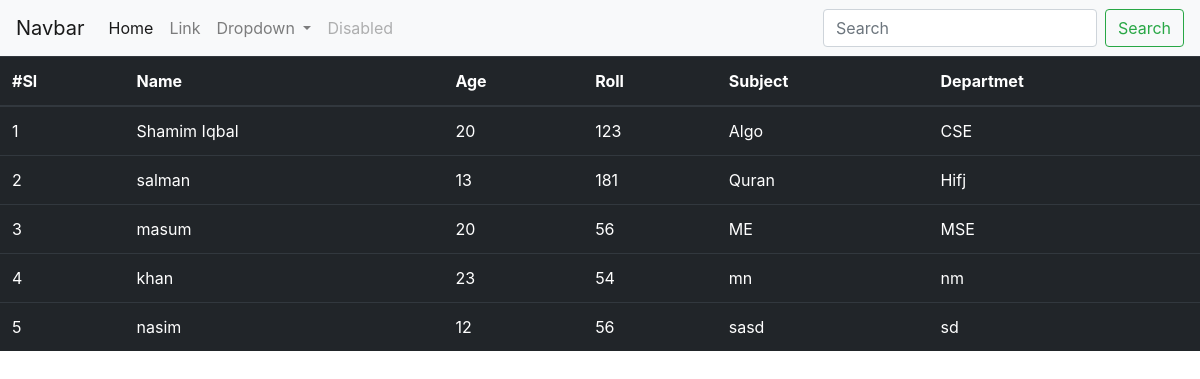
The page /student/std/ on the database its author committed.
### student/models.py (models this page shows, shortened)
class StudentInfo(models.Model):
		name = models.CharField(max_length=50)
		age = models.IntegerField()
		roll = models.IntegerField()
		subject = models.CharField(max_length=10)
		department = models.CharField(max_length=15)

### student/views.py (the view)
# urls.py: path('std/', student_list),
def student_list(request):
	all_student = StudentInfo.objects.all()
	context = { 'student':all_student}
	return render(request,'student/index.html',context)

### templates/student/index.html (shortened to what this page needs)
<!doctype html>
<html lang="en">
  <head>
    <link rel="stylesheet" href="https://maxcdn.bootstrapcdn.com/bootstrap/4.0.0/css/bootstrap.min.css">
  </head>
  <body>
  	<nav class="navbar navbar-expand-lg navbar-light bg-light">
  <a class="navbar-brand" href="#">Navbar</a>
  <div class="collapse navbar-collapse" id="navbarSupportedContent">
    <ul class="navbar-nav mr-auto">
      <li class="nav-item active">
        <a class="nav-link" href="#">Home <span class="sr-only">(current)</span></a>
      </li>
      <li class="nav-item">
        <a class="nav-link" href="#">Link</a>
      </li>
      <li class="nav-item dropdown">
        <a class="nav-link dropdown-toggle" href="#" id="navbarDropdown" role="button" data-toggle="dropdown" aria-haspopup="true" aria-expanded="false">
          Dropdown
        </a>
      </li>
      <li class="nav-item">
        <a class="nav-link disabled" href="#">Disabled</a>
      </li>
    </ul>
    <form class="form-inline my-2 my-lg-0">
      <input class="form-control mr-sm-2" type="search" placeholder="Search" aria-label="Search">
      <button class="btn btn-outline-success my-2 my-sm-0" type="submit">Search</button>
    </form>
  </div>
</nav>
   <table class="table table-dark">
  <thead>
    <tr>
      <th scope="col">#Sl </th>
      <th scope="col">Name </th>
      <th scope="col">Age </th>
      <th scope="col">Roll </th>
      <th scope="col">Subject </th>
      <th scope="col">Departmet</th>
    </tr>
  </thead>
  <tbody>
  	{% for std in student %}
    <tr>
      <td> {{ forloop.counter }} </td>
      <td> {{ std.name }} </td>
      <td> {{ std.age }} </td>
      <td> {{ std.roll }} </td>
      <td> {{ std.subject }} </td>
      <td> {{ std.department}}</td>
    </tr>
    {% endfor %}
  </tbody>
</table>
  </body>
</html>

### rows shown on the page
StudentInfo: name "Shamim Iqbal", age "20", roll "123", subject "Algo", department "CSE"
StudentInfo: name "salman", age "13", roll "181", subject "Quran", department "Hifj"
StudentInfo: name "masum", age "20", roll "56", subject "ME", department "MSE"
StudentInfo: name "khan", age "23", roll "54", subject "mn", department "nm"
StudentInfo: name "nasim", age "12", roll "56", subject "sasd", department "sd"
